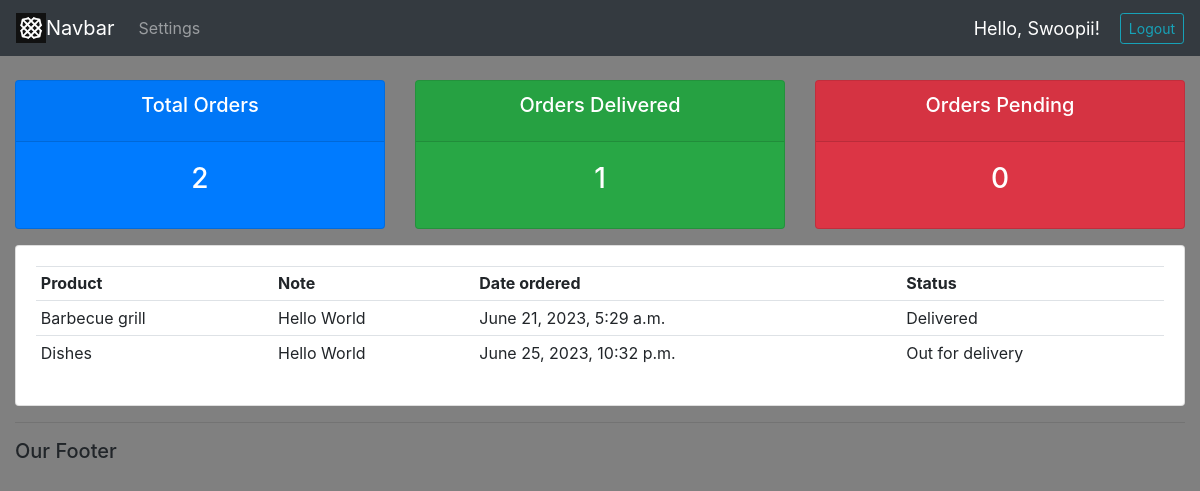
The page /user/ (signed in) on the database its author committed.
### accounts/models.py (models this page shows)
class Order(models.Model):
	STATUS = (
			('Pending', 'Pending'),
			('Out for delivery', 'Out for delivery'),
			('Delivered', 'Delivered'),
			)
	customer = models.ForeignKey(Customer, null=True, on_delete= models.SET_NULL)
	product = models.ForeignKey(Product, null=True, on_delete= models.SET_NULL)
	date_created = models.DateTimeField(auto_now_add=True, null=True)
	status = models.CharField(max_length=200, null=True, choices=STATUS)
	note = models.CharField(max_length=1000, null=True)
	def __str__(self):
		return self.product.name

class Product(models.Model):
	CATEGORY = (
			('Indoor', 'Indoor'),
			('Out Door', 'Out Door'),
			)
	name = models.CharField(max_length=200, null=True)
	price = models.FloatField(null=True)
	category = models.CharField(max_length=200, null=True, choices=CATEGORY)
	description = models.CharField(max_length=200, null=True, blank=True)
	date_created = models.DateTimeField(auto_now_add=True, null=True)
	tags = models.ManyToManyField(Tag)
	def __str__(self):
		return self.name

### accounts/decorators.py (the view)
		def wrapper_func(request, *args, **kwargs):
			group = None
			if request.user.groups.exists():
				group = request.user.groups.all()[0].name
			if group in allowed_roles:
				return view_func(request, *args, **kwargs)
			else:
				return HttpResponse('You are not authorized to view this page')

### accounts/views.py (called while the page is built)
@login_required(login_url='login')
@allowed_users(allowed_roles=['customer'])
def userPage(request):
	orders = request.user.customer.order_set.all()
	total_orders = orders.count()
	delivered = orders.filter(status='Delivered').count()
	pending = orders.filter(status='Pending').count()
	print('ORDERS:', orders)
	context = {'orders':orders, 'total_orders':total_orders,
	'delivered':delivered,'pending':pending}
	return render(request, 'accounts/user.html', context)

### accounts/templates/accounts/user.html
{% extends 'accounts/main.html' %}
{% block content %}
{% include 'accounts/status.html' %}
<div class="row">
    <div class="col-md">
        <div class="card card-body">
            <table class="table table-sm">
                <tr>
                    <th>
                        Product
                    </th>
                    <th>
                        Note
                    </th>
                    <th>
                        Date ordered
                    </th>
                    <th>
                        Status
                    </th>
                </tr>
                {% for order in orders %}
                    <tr>
                        <td>{{order.product}}</td>
                        <td>{{order.note}}</td>
                        <td>{{order.date_created}}</td>
                        <td>{{order.status}}</td>
                    </tr>
                    {% endfor %}
            </table>
        </div>
    </div>
</div>
{% endblock content %}

### accounts/templates/accounts/navbar.html (shortened to what this page needs)
 {% load static %}
 <nav class="navbar navbar-expand-lg navbar-dark bg-dark">
    <img src="{% static '/images/logo.jpeg' %}" width="30" height="30" class="d-inline-block align-top" alt="">
    <a class="navbar-brand" href="#">Navbar</a>
    <div class="collapse navbar-collapse" id="navbarNavDropdown">
      <ul class="navbar-nav">
        {% if request.user.is_staff %}
        <li class="nav-item active">
          <a class="nav-link" href="{% url 'home' %}">Dashboard <span class="sr-only">(current)</span></a>
        </li>
        <li class="nav-item">
          <a class="nav-link" href="{% url 'products' %}" onclick="">Products</a>
        </li>
        {% else %}
        <li class="nav-item">
          <a class="nav-link" href="{% url 'account' %}">Settings</a>
        </li>
        {% endif %}
      </ul>
    </div>
    <span class="hello-msg">
      Hello, {{request.user}}!
    </span>
    <span>
      <a class="btn btn-outline-info btn-sm" href="{% url 'logout' %}">Logout</a>
    </span>
  </nav>

### static/css/main.css (style rules this page uses)
body { background-color: gray; }

### accounts/templates/accounts/navbar.html (style rules this page uses)
.hello-msg { font-size: 18px; color: white; margin-right: 20px; }

### rows shown on the page
Order: product "Barbecue grill", note "Hello World", date_created "June 21, 2023, 5:29 a.m.", status "Delivered"
Order: product "Dishes", note "Hello World", date_created "June 25, 2023, 10:32 p.m.", status "Out for delivery"

### other values the page prints
{{ request.user }} "Swoopii"
{{ total_orders }} "2"
{{ delivered }} "1"
{{ pending }} "0"
